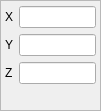
         <widget class="QFrame" name="frame_17">
          <property name="geometry">
           <rect>
            <x>300</x>
            <y>178</y>
            <width>101</width>
            <height>111</height>
           </rect>
          </property>
          <property name="frameShape">
           <enum>QFrame::StyledPanel</enum>
          </property>
          <property name="frameShadow">
           <enum>QFrame::Raised</enum>
          </property>
          <widget class="QWidget" name="formLayoutWidget_3">
           <property name="geometry">
            <rect>
             <x>5</x>
             <y>6</y>
             <width>91</width>
             <height>101</height>
            </rect>
           </property>
           <layout class="QFormLayout" name="formLayout_2">
            <item row="0" column="0">
             <widget class="QLabel" name="label_82">
              <property name="text">
               <string>X</string>
              </property>
             </widget>
            </item>
            <item row="0" column="1">
             <widget class="QLineEdit" name="Edit_right_x"/>
            </item>
            <item row="1" column="0">
             <widget class="QLabel" name="label_83">
              <property name="text">
               <string>Y</string>
              </property>
             </widget>
            </item>
            <item row="1" column="1">
             <widget class="QLineEdit" name="Edit_right_y"/>
            </item>
            <item row="2" column="0">
             <widget class="QLabel" name="label_84">
              <property name="text">
               <string>Z</string>
              </property>
             </widget>
            </item>
            <item row="2" column="1">
             <widget class="QLineEdit" name="Edit_right_z"/>
            </item>
           </layout>
          </widget>
         </widget>
